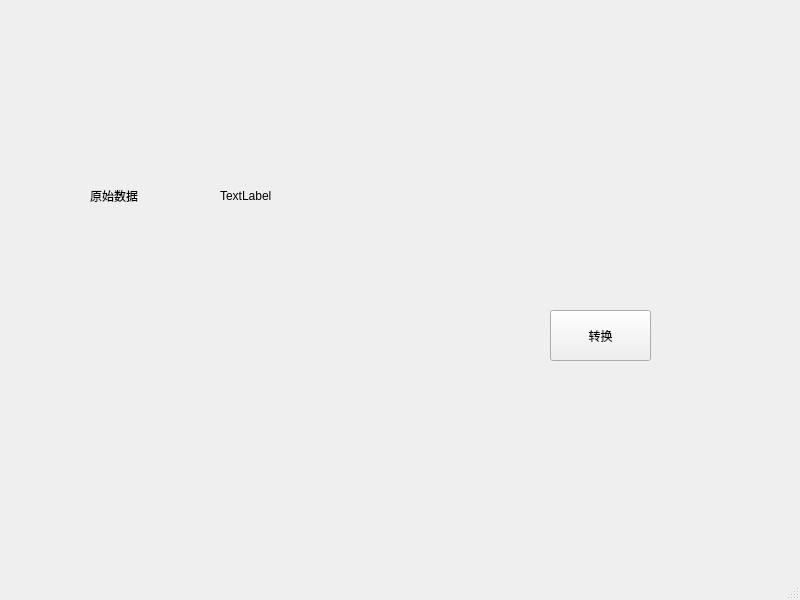
<?xml version="1.0" encoding="UTF-8"?>
<ui version="4.0">
 <class>MainWindow</class>
 <widget class="QMainWindow" name="MainWindow">
  <property name="geometry">
   <rect>
    <x>0</x>
    <y>0</y>
    <width>800</width>
    <height>600</height>
   </rect>
  </property>
  <property name="windowTitle">
   <string>MainWindow</string>
  </property>
  <widget class="QWidget" name="centralwidget">
   <widget class="QLabel" name="label_data">
    <property name="geometry">
     <rect>
      <x>220</x>
      <y>170</y>
      <width>231</width>
      <height>51</height>
     </rect>
    </property>
    <property name="text">
     <string>TextLabel</string>
    </property>
   </widget>
   <widget class="QLabel" name="label_2">
    <property name="geometry">
     <rect>
      <x>90</x>
      <y>180</y>
      <width>71</width>
      <height>31</height>
     </rect>
    </property>
    <property name="text">
     <string>原始数据</string>
    </property>
   </widget>
   <widget class="QPushButton" name="pushButton">
    <property name="geometry">
     <rect>
      <x>550</x>
      <y>310</y>
      <width>101</width>
      <height>51</height>
     </rect>
    </property>
    <property name="text">
     <string>转换</string>
    </property>
   </widget>
  </widget>
  <widget class="QMenuBar" name="menubar">
   <property name="geometry">
    <rect>
     <x>0</x>
     <y>0</y>
     <width>800</width>
     <height>23</height>
    </rect>
   </property>
  </widget>
  <widget class="QStatusBar" name="statusbar"/>
 </widget>
 <resources/>
 <connections/>
</ui>
